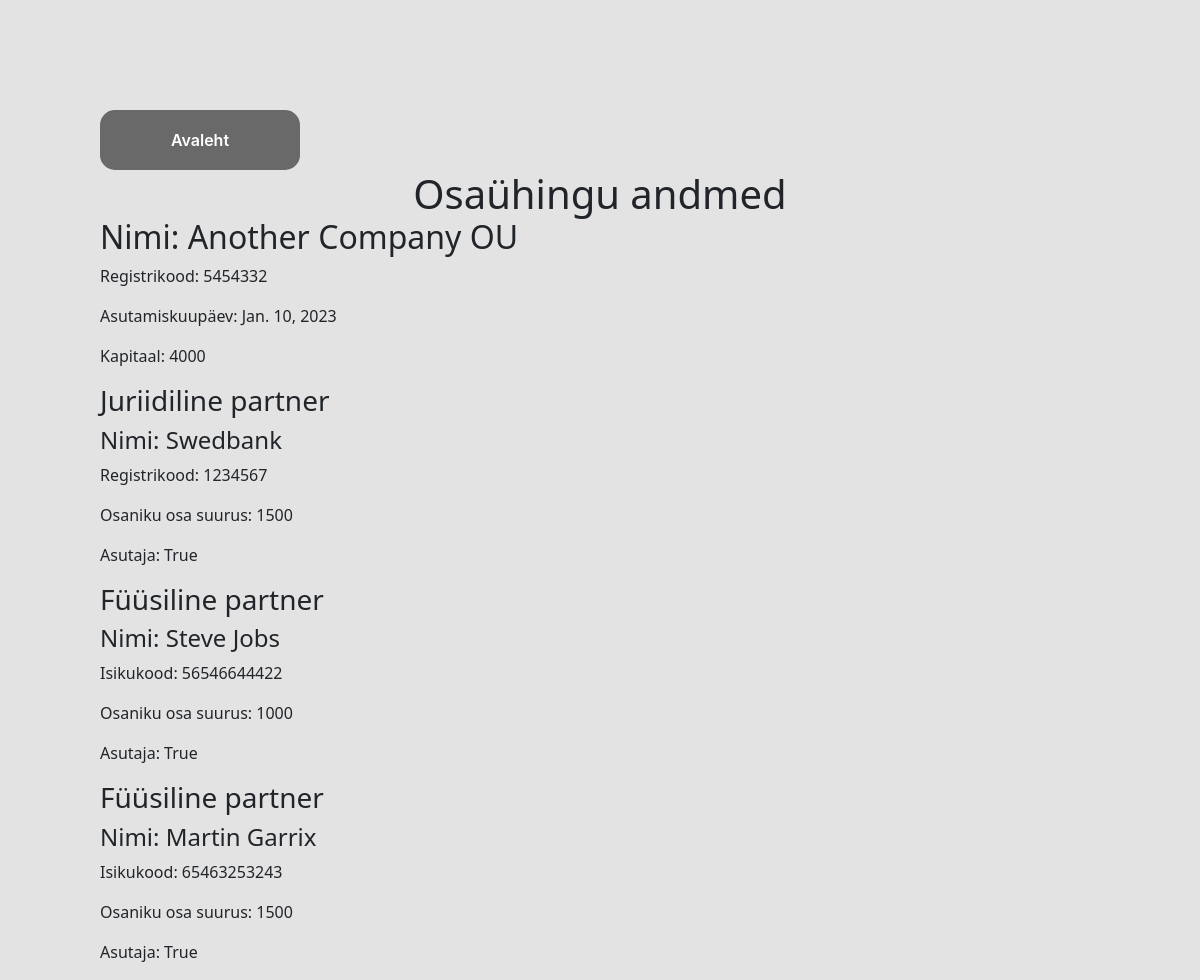
Screenshot of /view/44 with the database file from the repository.
### osauhing/models.py (models this page shows, shortened)
class Osauhing(models.Model):
    name = models.CharField(max_length=100, validators=[MinLengthValidator(3), alphanumeric], verbose_name='Nimi')
    registry_code = models.CharField(max_length=7, validators=[MinLengthValidator(7), numeric], verbose_name='Registrikood')
    foundation_date = models.DateField(validators=[validate_date], verbose_name='Asutamiskuupäev')
    capital = models.DecimalField(max_digits=15, decimal_places=0, validators=[MinValueValidator(2500)], verbose_name='Kapitaal')

class LegalPartner(models.Model):
    initial_legal_partner = models.ForeignKey('InitialLegalPartner', on_delete=models.CASCADE)
    ownership = models.DecimalField(max_digits=10, decimal_places=0, validators=[MinValueValidator(1), numeric])
    isFounder = models.BooleanField(default=True)
    parent_osauhing = models.ForeignKey(Osauhing, on_delete=models.CASCADE)

class InitialLegalPartner(models.Model):
    name = models.CharField(max_length=100, validators=[MinLengthValidator(3), alphanumeric])
    registry_code = models.CharField(max_length=7, validators=[MinLengthValidator(7), numeric])

class PhysicalPartner(models.Model):
    initial_physical_partner = models.ForeignKey('InitialPhysicalPartner', on_delete=models.CASCADE)
    ownership = models.DecimalField(max_digits=10, decimal_places=0, validators=[MinValueValidator(1), numeric])
    isFounder = models.BooleanField(default=True)
    parent_osauhing = models.ForeignKey(Osauhing, on_delete=models.CASCADE)

class InitialPhysicalPartner(models.Model):
    first_name = models.CharField(max_length=100, validators=[MinLengthValidator(2), alphanumeric])
    last_name = models.CharField(max_length=100, validators=[MinLengthValidator(2), alphanumeric])
    personal_code = models.CharField(max_length=12,validators=[MinLengthValidator(11), numeric])

### osauhing/views.py (the view)
# urls.py: path('view/<int:pk>', views.OsauhingView.as_view(), name='osauhing_view'),
class OsauhingView(DetailView):
    model = Osauhing
    def get_context_data(self, **kwargs):
        context = super(OsauhingView, self).get_context_data(**kwargs)
        context['legalpartners'] = LegalPartner.objects.filter(parent_osauhing_id=self.object.id)
        context['physicalpartners'] = PhysicalPartner.objects.filter(parent_osauhing_id=self.object.id)
        return context

### osauhing/templates/osauhing/osauhing_detail.html (shortened to what this page needs)
<head>
<link rel="stylesheet" href="{{ STATIC_URL }} /static/osauhing/style.css">
  <link href="https://cdn.jsdelivr.net/npm/bootstrap@5.2.3/dist/css/bootstrap.min.css" rel="stylesheet">
</head>
<button class="button-27"onclick="location.href='/';">Avaleht</button>
<h1>Osaühingu andmed</h1>
<h2>Nimi: {{object.name}}</h2>
<p>Registrikood: {{ osauhing.registry_code }}</p>
<p>Asutamiskuupäev: {{ osauhing.foundation_date }}</p>
<p>Kapitaal: {{ osauhing.capital }}</p>
{% for partner in legalpartners %}
  {% if partner.parent_osauhing == osauhing %}
    <h3>Juriidiline partner</h3>
    <h4>Nimi: {{partner.initial_legal_partner.name }}</h4>
    <p>Registrikood: {{ partner.initial_legal_partner.registry_code }}</p>
    <p>Osaniku osa suurus: {{ partner.ownership }}</p>
    <p>Asutaja: {{ partner.isFounder }}</p>
  {% endif %}
{% endfor %}
{% for partner in physicalpartners %}
  {% if partner.parent_osauhing == osauhing%}
  <h3>Füüsiline partner</h3>
  <h4>Nimi: {{partner.initial_physical_partner.first_name}} {{partner.initial_physical_partner.last_name}}</h4>
  <p>Isikukood: {{ partner.initial_physical_partner.personal_code }}</p>
  <p>Osaniku osa suurus: {{ partner.ownership }}</p>
  <p>Asutaja: {{ partner.isFounder }}</p>
  {% endif %}
{% endfor %}

### osauhing/static/osauhing/style.css (style rules this page uses)
table, h1 { width: 1000px !important; margin: 0 auto !important; background-color: rgb(227, 227, 227) !important; text-align:center; }
.button-27 { appearance: none; background-color: #6a6969; border: 2px solid #6a6969; border-radius: 15px; box-sizing: border-box; color: #FFFFFF; cursor: pointer; display: inline-block; font-family: Roobert,-apple-system,BlinkMacSystemFont,"Segoe UI",Helvetica,Arial,sans-serif,"Apple Color Emoji","Segoe UI Emoji","Segoe UI Symbol"; font-size: 16px; font-weight: 600; line-height: normal; margin: 0; margin-top: 10px; min-height: 60px; min-width: 0; max-width: 200px; max-height: 100px; outline: none; padding: 16px 24px; text-align: center; text-decoration: none; transition: all 300ms cubic-bezier(.23, 1, 0.32, 1); user-select: none; -webkit-user-select: none; touch-action: manipulation; width: 100%; will-change: transform; }

### rows the page displays
Osauhing: name "Another Company OU", registry_code "5454332", foundation_date "Jan. 10, 2023", capital "4000"
LegalPartner: initial_legal_partner.name "Swedbank", initial_legal_partner.registry_code "1234567", ownership "1500", isFounder "True"
PhysicalPartner: initial_physical_partner.first_name "Steve", initial_physical_partner.last_name "Jobs", initial_physical_partner.personal_code "56546644422", ownership "1000", isFounder "True"
PhysicalPartner: initial_physical_partner.first_name "Martin", initial_physical_partner.last_name "Garrix", initial_physical_partner.personal_code "65463253243", ownership "1500", isFounder "True"
